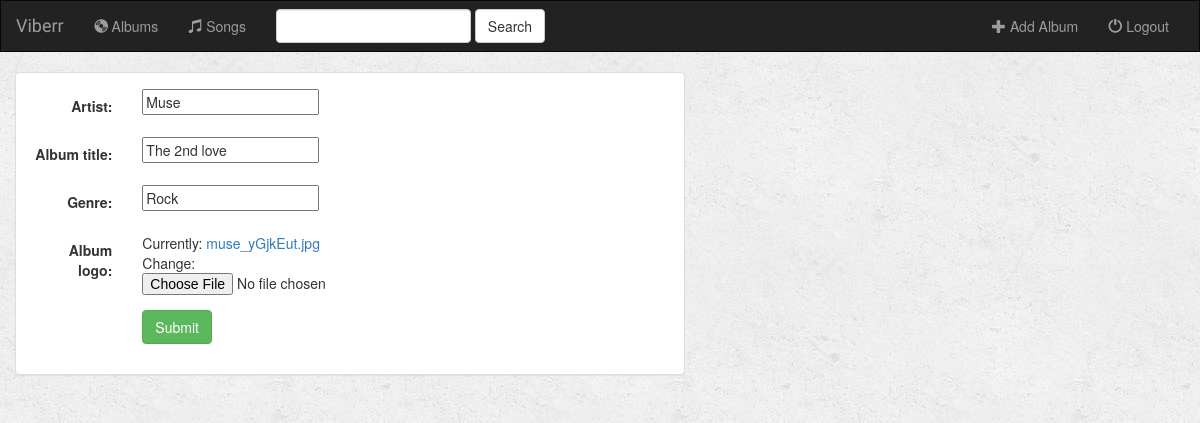
Screenshot of /music/album/2/ with the database file from the repository.
### music/models.py (models this page shows, shortened)
class Album(models.Model):
    artist = models.CharField(max_length=250)
    album_title = models.CharField(max_length=500)
    genre = models.CharField(max_length=100)
    album_logo = models.FileField()

### music/views.py (the view)
# urls.py: url(r'^album/(?P<pk>[0-9]+)/$', views.AlbumUpdate.as_view(), name='album-update'),
class AlbumUpdate(UpdateView):
    template_name = ALBUM_ADDRESS
    model = Album
    fields = ALBUM_FIELDS

### music/templates/music/create_album.html (shortened to what this page needs)
{% extends 'music/base.html' %}
{% block body %}
<div class="container-fluid">
    <div class="row">
        <div class="col-sm-12 col-md-7">
            <div class="panel panel-default">
                <div class="panel-body">
                    <form class="form-horizontal" action="" method="post" enctype="multipart/form-data">
                        {% include 'music/form_template.html' %}
                        <div class="form-group">
                            <div class="col-sm-offset-2 col-sm-10">
                                <button type="submit" class="btn btn-success">Submit</button>
                            </div>
                        </div>
                    </form>
                </div>
            </div>
        </div>
    </div>
</div>
{% endblock %}

### music/templates/music/form_template.html (shortened to what this page needs)
{% for field in form %}
    <div class="form-group">
        <div class="col-sm-offset-2 col-sm-10">
        </div>
        <label class="control-label col-sm-2">{{ field.label_tag }}</label>
        <div class="col-sm-10">{{ field }}</div>
    </div>
{% endfor %}

### music/static/music/style.css (style rules this page uses)
body { background: white url("images/background.png"); }

### rows the page displays
Album: form "Muse" "The 2nd love" "Rock"

### other values shown
{{ field.label_tag }} "Artist:" "Album title:" "Genre:" "Album logo:"
